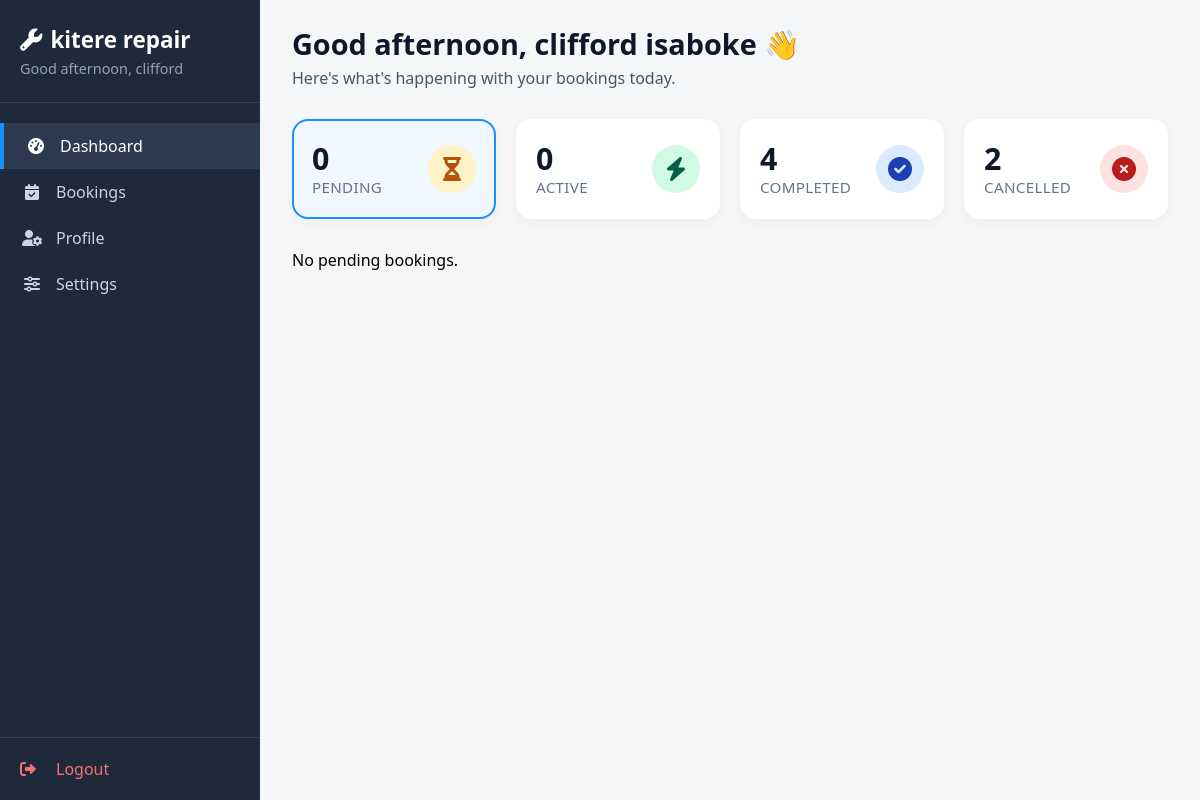
Screenshot of /dashboard/mechanic_dashboard.php (signed in) with the database file from the repository.
### tables this page shows
CREATE TABLE `mechanics` (
  `id` int(11) NOT NULL,
  `user_id` int(11) NOT NULL,
  `garage_name` varchar(255) NOT NULL,
  `experience` int(11) NOT NULL,
  `certifications` text DEFAULT NULL,
  `vehicle_types` text NOT NULL,
  `services_offered` text NOT NULL,
  `latitude` decimal(9,6) NOT NULL,
  `longitude` decimal(9,6) NOT NULL,
  `availability` tinyint(1) DEFAULT 1,
  `created_at` datetime DEFAULT current_timestamp(),
  `service_ids` longtext DEFAULT NULL CHECK (json_valid(`service_ids`))
);

CREATE TABLE `users` (
  `id` int(11) NOT NULL,
  `full_name` varchar(255) NOT NULL,
  `email` varchar(255) NOT NULL,
  `password` varchar(255) NOT NULL,
  `phone` varchar(20) NOT NULL,
  `role` enum('driver','mechanic','pending','admin') DEFAULT 'pending',
  `profile_completed` tinyint(1) DEFAULT 0,
  `created_at` datetime DEFAULT current_timestamp()
);

### dashboard/mechanic_dashboard.php (the view, shortened to what this page needs)
<?php
require_once($_SERVER['DOCUMENT_ROOT'] . "/mechanics_tracer/forms/config.php");
$user_id = $_SESSION['user_id'];
$stmt = $conn->prepare("
    SELECT m.*, u.full_name AS mechanic_name
    FROM mechanics m
    JOIN users u ON m.user_id = u.id
    WHERE m.user_id = ?
");
$stmt->bind_param("i", $user_id);
$stmt->execute();
$result = $stmt->get_result();
$mechanic = $result->fetch_assoc();
$mechanic_id = $mechanic['id'];
$mechanic_lat = $mechanic['latitude'];
$mechanic_lng = $mechanic['longitude'];
$mechanic_name = $mechanic['mechanic_name'] ?? $mechanic['garage_name'];
$stmt = $conn->prepare("
    SELECT b.*, d.vehicle_type AS driver_vehicle_type, d.vehicle_make AS driver_vehicle_make, d.vehicle_model AS driver_vehicle_model, d.vehicle_year AS driver_vehicle_year, u.full_name AS driver_name
    FROM bookings b
    JOIN drivers d ON b.driver_id = d.id
    JOIN users u ON d.user_id = u.id
    WHERE b.mechanic_id = ?
    ORDER BY b.created_at DESC
");
$stmt->bind_param("i", $mechanic_id);
$stmt->execute();
$result = $stmt->get_result();
$bookings = $result->fetch_all(MYSQLI_ASSOC);
$pending = $active = $completed = $cancelled = [];
foreach($bookings as $b){
    switch($b['booking_status']){
        case 'completed':  $completed[] = $b; break;
        case 'cancelled':  $cancelled[] = $b; break;
    }
}
$pendingCount = count($pending);
$activeCount = count($active);
$completedCount = count($completed);
$cancelledCount = count($cancelled);
$hour = date('H');
if($hour < 12) $greeting = "Good morning";
elseif($hour < 18) $greeting = "Good afternoon";
else $greeting = "Good evening";
?>
<!DOCTYPE html>
<html lang="en">
<head>
    <link rel="stylesheet" href="https://unpkg.com/leaflet/dist/leaflet.css"/>
    <link rel="stylesheet" href="https://cdnjs.cloudflare.com/ajax/libs/font-awesome/6.0.0-beta3/css/all.min.css">
</head>
<body>
<div class="app-wrapper">
    <aside class="sidebar" id="sidebar">
        <div class="sidebar-header">
            <h2><i class="fas fa-wrench" style="margin-right: 8px;"></i><?php echo htmlspecialchars($mechanic['garage_name']); ?></h2>
            <p><?php echo htmlspecialchars($greeting . ', ' . explode(' ', $mechanic_name)[0]); ?></p>
        </div>
        <nav class="nav-links">
            <a href="#" class="active"><i class="fas fa-tachometer-alt"></i> Dashboard</a>
            <a href="bookings.php"><i class="fas fa-calendar-check"></i> Bookings</a>
            <a href="profile.php"><i class="fas fa-user-cog"></i> Profile</a>
            <a href="settings.php"><i class="fas fa-sliders-h"></i> Settings</a>
        </nav>
        <div class="sidebar-footer">
            <a href="/mechanics_tracer/forms/auth/logout.php"><i class="fas fa-sign-out-alt"></i> Logout</a>
        </div>
    </aside>
    <main class="main-content">
        <div class="top-bar">
            <div class="greeting">
                <h1><?php echo $greeting; ?>, <?php echo htmlspecialchars($mechanic_name); ?> 👋</h1>
                <p>Here's what's happening with your bookings today.</p>
            </div>
        </div>
        <div class="stats-cards">
            <div class="card pending <?php echo ($pendingCount > 0 ? 'active' : ''); ?>" id="card-pending" onclick="showCardTab('pending')">
                <div class="card-left">
                    <h3><?php echo $pendingCount; ?></h3>
                    <p>Pending</p>
                </div>
                <div class="card-right"><i class="fas fa-hourglass-half"></i></div>
            </div>
            <div class="card active-status" id="card-active" onclick="showCardTab('active')">
                <div class="card-left">
                    <h3><?php echo $activeCount; ?></h3>
                    <p>Active</p>
                </div>
                <div class="card-right"><i class="fas fa-bolt"></i></div>
            </div>
            <div class="card completed" id="card-completed" onclick="showCardTab('completed')">
                <div class="card-left">
                    <h3><?php echo $completedCount; ?></h3>
                    <p>Completed</p>
                </div>
                <div class="card-right"><i class="fas fa-check-circle"></i></div>
            </div>
            <div class="card cancelled" id="card-cancelled" onclick="showCardTab('cancelled')">
                <div class="card-left">
                    <h3><?php echo $cancelledCount; ?></h3>
                    <p>Cancelled</p>
                </div>
                <div class="card-right"><i class="fas fa-times-circle"></i></div>
            </div>
        </div>
        <div id="pending" class="booking-section">
            <?php
            if(empty($pending)) echo "<p>No pending bookings.</p>";
            else renderBooking($pending, $mechanic_lat, $mechanic_lng);
            ?>
        </div>
    </main>
</div>
</body>
</html>

### dashboard/mechanic_dashboard.php (style rules this page uses)
* { margin: 0; padding: 0; box-sizing: border-box; font-family: 'Segoe UI', Tahoma, Geneva, Verdana, sans-serif; }
body { background: #f4f6f8; display: flex; flex-direction: column; min-height: 100vh; }
.app-wrapper { display: flex; flex: 1; }
.sidebar { width: 260px; background: #1e293b; color: #e2e8f0; display: flex; flex-direction: column; transition: transform 0.3s ease; position: sticky; top: 0; height: 100vh; overflow-y: auto; }
.sidebar-header { padding: 24px 20px; border-bottom: 1px solid #334155; }
.sidebar-header h2 { font-size: 1.4rem; font-weight: 600; color: white; margin-bottom: 4px; }
.sidebar-header p { font-size: 0.9rem; color: #94a3b8; }
.nav-links { flex: 1; padding: 20px 0; }
.nav-links a { display: flex; align-items: center; gap: 12px; padding: 12px 20px; color: #cbd5e1; text-decoration: none; font-size: 1rem; transition: 0.2s; }
.nav-links a i { width: 24px; text-align: center; }
.nav-links a:hover, .nav-links a.active { background: #2d3a4f; color: white; border-left: 4px solid #1890ff; }
.sidebar-footer { padding: 20px; border-top: 1px solid #334155; }
.sidebar-footer a { display: flex; align-items: center; gap: 12px; color: #f87171; text-decoration: none; font-weight: 500; }
.sidebar-footer a i { width: 24px; }
.main-content { flex: 1; padding: 24px 32px; overflow-y: auto; max-width: 1400px; margin: 0 auto; width: 100%; }
.top-bar { display: flex; align-items: center; justify-content: space-between; margin-bottom: 30px; flex-wrap: wrap; gap: 15px; }
.greeting h1 { font-size: 1.8rem; color: #0f172a; font-weight: 600; }
.greeting p { color: #475569; margin-top: 4px; font-size: 1rem; }
.stats-cards { display: grid; grid-template-columns: repeat(4, minmax(0, 1fr)); gap: 20px; margin-bottom: 30px; }
.card { background: white; border-radius: 16px; padding: 20px 18px; box-shadow: 0 4px 12px rgba(0,0,0,0.04); display: flex; align-items: center; justify-content: space-between; transition: all 0.2s; cursor: pointer; border: 2px solid transparent; }
.card.active { border-color: #1890ff; background: #f0f7ff; }
.card-left h3 { font-size: 1.9rem; font-weight: 700; color: #0f172a; line-height: 1.2; }
.card-left p { color: #64748b; font-weight: 500; font-size: 0.95rem; text-transform: uppercase; letter-spacing: 0.3px; }
.card-right { width: 48px; height: 48px; border-radius: 50%; display: flex; align-items: center; justify-content: center; font-size: 1.5rem; }
.card.pending .card-right { background: #fef3c7; color: #b45309; }
.card.active-status .card-right { background: #d1fae5; color: #065f46; }
.card.completed .card-right { background: #dbeafe; color: #1e40af; }
.card.cancelled .card-right { background: #fee2e2; color: #b91c1c; }

### rows the page displays
mechanics: garage_name "kitere repair", user.full_name "Good afternoon, clifford", user.full_name "clifford isaboke"

### other values shown
$greeting "Good afternoon"
$pendingCount "0"
$activeCount "0"
$completedCount "4"
$cancelledCount "2"
